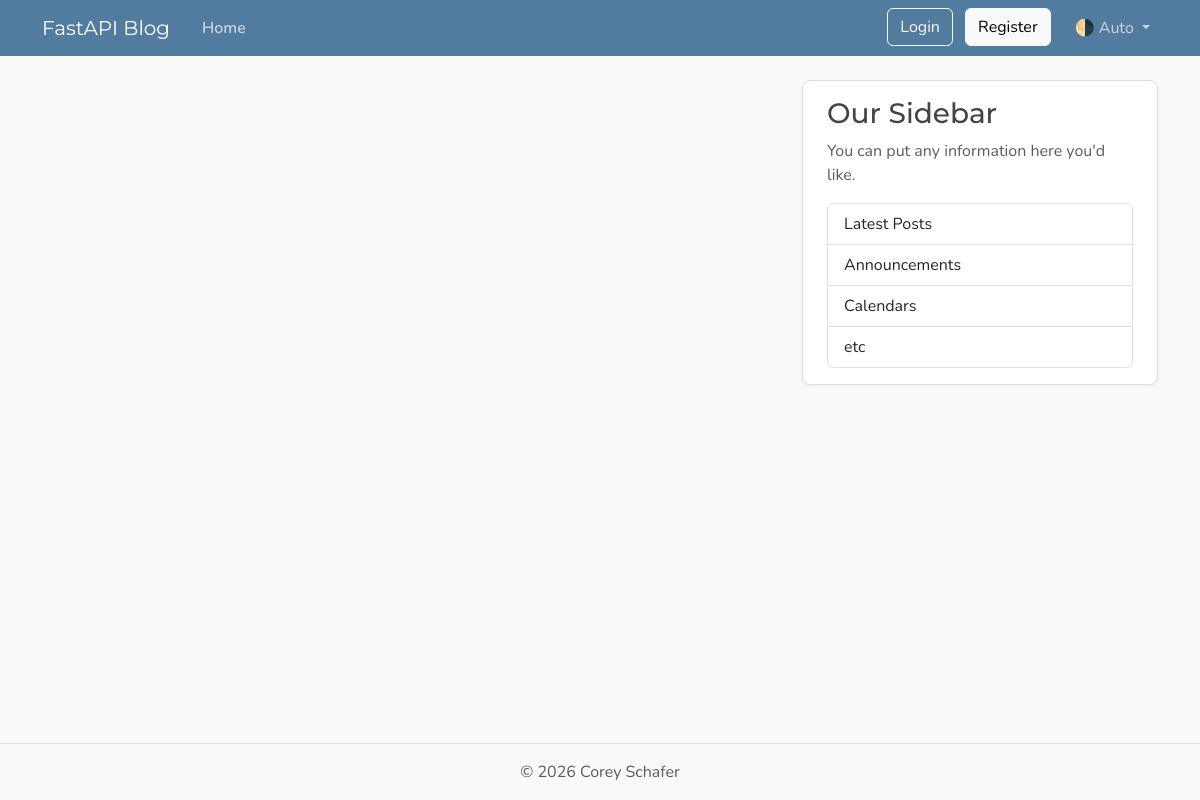
Page /posts on the earlier database version.
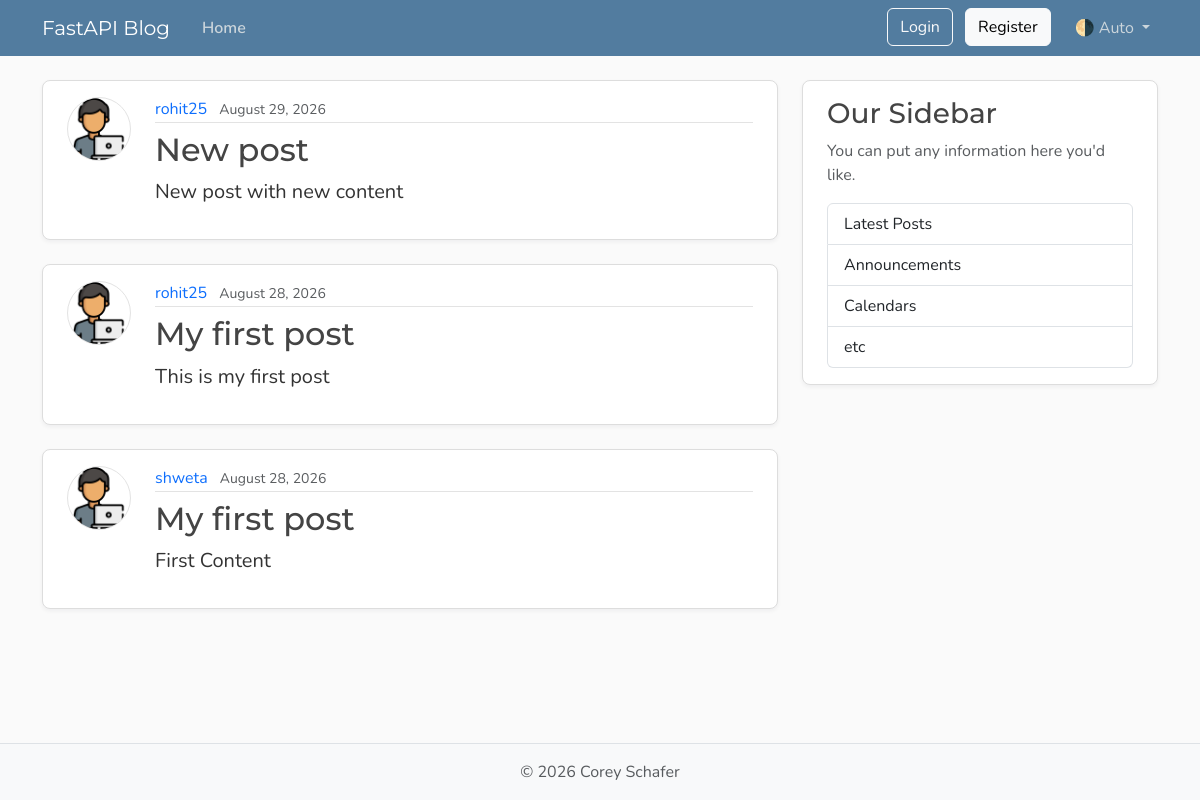
Same page on the later database version.
### models.py (models this page shows, shortened)
class Post(Base):
    __tablename__ = "posts"
    id: Mapped[int] = mapped_column(Integer, primary_key=True, index=True)
    title: Mapped[str] = mapped_column(String(100), nullable=False)
    content: Mapped[str] = mapped_column(Text, nullable=False)
    user_id: Mapped[int] = mapped_column(
        ForeignKey("users.id"),
        nullable=False,
        index=True
    )
    date_posted: Mapped[datetime] = mapped_column(
        DateTime(timezone=True),
        default=lambda: datetime.now(UTC)
    )
    author: Mapped[User] = relationship(back_populates="posts")

class User(Base):
    __tablename__ = "users"
    id: Mapped[int] = mapped_column(Integer, primary_key=True, index=True)
    username: Mapped[str] = mapped_column(String(50), unique=True, nullable=False)
    email: Mapped[str] = mapped_column(String(120), unique=True, nullable=False)
    password_hash: Mapped[str] = mapped_column(String(200), nullable=False)
    image_file: Mapped[str | None] = mapped_column(
        String(200),
        nullable=True,
        default=None
    )
    posts: Mapped[list[Post]] = relationship(back_populates="author", cascade="all, delete-orphan")

### main.py (the view)
@app.get("/",tags=["Home"], include_in_schema=False, name="home")
@app.get("/posts", include_in_schema=False, name="posts") # here we have stacked the decorators to make the same function respond to two different routes
async def home(request: Request, db: Annotated[AsyncSession,Depends(get_db)]):
    result = await db.execute(select(models.Post).options(selectinload(models.Post.author)).order_by(models.Post.date_posted.desc()))
    posts = result.scalars().all()
    return templates.TemplateResponse(request, 'home.html', context={"posts": posts, "title" : "Home"})

### templates/home.html (shortened to what this page needs)
{% extends "layout.html" %}
{% block content %}
    <div id="postsContainer">
        {% for post in posts %}
            <article class="content-section py-3 px-4 mb-4">
                <div class="d-flex align-items-start gap-4">
                    <img class="rounded-circle article-img flex-shrink-0"
                         src="{{ post.author.image_path }}"
                         alt="{{ post.author.username }}'s profile picture"
                         width="64"
                         height="64"
                         loading="lazy">
                    <div class="flex-grow-1">
                        <div class="article-metadata mb-2">
                            <a class="me-2"
                               href="{{ url_for("user_posts", user_id=post.author.id) }}">{{ post.author.username }}</a>
                            <small class="text-body-secondary">{{ post.date_posted.strftime("%B %d, %Y") }}</small>
                        </div>
                        <h2>
                            <a class="article-title"
                               href="{{ url_for("post_page", post_id=post.id) }}">{{ post.title }}</a>
                        </h2>
                        <p class="article-content">{{ post.content }}</p>
                    </div>
                </div>
            </article>
        {% endfor %}
    </div>
{% endblock content %}

### templates/layout.html (shortened to what this page needs)
<!DOCTYPE html>
<html lang="en">
    <head>
        <link href="https://cdn.jsdelivr.net/npm/bootstrap@5.3.8/dist/css/bootstrap.min.css"
              rel="stylesheet"
>
        <link rel="stylesheet"
              type="text/css"
              href="{{ url_for("static", path='css/main.css') }}">
    </head>
    <body class="d-flex flex-column min-vh-100">
        <header class="site-header">
            <nav class="navbar navbar-expand-md bg-steel fixed-top"
                 data-bs-theme="dark">
                <div class="container">
                    <a class="navbar-brand me-4" href="{{ url_for("home") }}">FastAPI Blog</a>
                    <div class="collapse navbar-collapse" id="navbarToggle">
                        <div class="navbar-nav me-auto">
                            <a class="nav-link active"
                               aria-current="page"
                               href="{{ url_for("home") }}">Home</a>
                        </div>
                        <div class="navbar-nav">
                            <div id="loggedOutNav">
                                <a class="btn btn-outline-light mb-2 mb-md-0 me-md-2"
                                   href="{{ url_for("login_page") }}">Login</a>
                                <a class="btn btn-light mb-2 mb-md-0 me-md-3"
                                   href="{{ url_for("register_page") }}">Register</a>
                            </div>
                            <div class="nav-item dropdown">
                                <a class="nav-link dropdown-toggle"
                                   href="#"
                                   role="button"
                                   id="bd-theme"
                                   data-bs-toggle="dropdown"
                                   aria-expanded="false">
                                    <span id="bd-theme-text">🌗 Auto</span>
                                </a>
                            </div>
                        </div>
                    </div>
                </div>
            </nav>
        </header>
        <main role="main" class="container">
            <div class="row">
                <div class="col-md-8">
                    {% block content %}
                    {% endblock content %}
                </div>
                <aside class="col-md-4">
                    <div class="content-section py-3 px-4 mb-4">
                        <h3>Our Sidebar</h3>
                        <p class="text-body-secondary">You can put any information here you'd like.</p>
                        <ul class="list-group">
                            <li class="list-group-item">Latest Posts</li>
                            <li class="list-group-item">Announcements</li>
                            <li class="list-group-item">Calendars</li>
                            <li class="list-group-item">etc</li>
                        </ul>
                    </div>
                </aside>
            </div>
        </main>
        <footer class="mt-auto py-3 bg-body-tertiary border-top">
            <div class="container text-center">
                <p class="text-body-secondary mb-0">
                    © <span id="year"></span> Corey Schafer
                </p>
            </div>
        </footer>
    </body>
</html>

### static/css/main.css (style rules this page uses)
:root { --font-heading: "Montserrat", system-ui, -apple-system, BlinkMacSystemFont, sans-serif; --font-body: "Nunito", system-ui, -apple-system, BlinkMacSystemFont, sans-serif; --color-bg-body: #fafafa; --color-bg-content: #ffffff; --color-text-primary: #333333; --color-text-heading: #444444; --color-steel: #527c9f; --color-nav-link: #cbd5db; --color-nav-link-hover: #ffffff; --color-link-hover: #428bca; --color-border: #dddddd; --color-border-light: #e3e3e3; --spacing-xl: 5rem; --article-img-size: 4rem; --account-img-size: 7.813rem; }
body { font-family: var(--font-body); background: var(--color-bg-body); color: var(--color-text-primary); }
main { padding-top: var(--spacing-xl); }
h1, h2, h3, h4, h5, h6 { font-family: var(--font-heading); color: var(--color-text-heading); }
.navbar-brand { font-family: var(--font-heading); }
a { text-decoration: none; }
.bg-steel { background-color: var(--color-steel); }
.site-header .navbar-nav .nav-link { color: var(--color-nav-link); transition: color 0.2s ease-in-out; }
.site-header .navbar-nav .nav-link.active { font-weight: 600; }
.content-section { background: var(--color-bg-content); border: 1px solid var(--color-border); border-radius: 0.5rem; box-shadow: 0 2px 4px rgba(15, 23, 42, 0.05); transition: box-shadow 0.15s ease, transform 0.15s ease, border-color 0.15s ease; }
.article-title { color: var(--color-text-heading); transition: color 0.2s ease-in-out; }
.article-content { white-space: pre-line; font-size: 1.25rem; }
.article-img { height: var(--article-img-size); width: var(--article-img-size); flex-shrink: 0; object-fit: cover; border: 1px solid var(--color-border-light); box-shadow: 0 0 0 2px var(--color-bg-content); }
.article-metadata { padding-bottom: 0.063rem; border-bottom: 1px solid var(--color-border-light); }
.article-metadata a { transition: color 0.2s ease-in-out; }
[data-bs-theme="dark"] { --color-bg-body: #1a1a1a; --color-bg-content: #2d2d2d; --color-text-primary: #e0e0e0; --color-text-heading: #f0f0f0; --color-border: #404040; --color-border-light: #4a4a4a; }

Differences in the rows shown:
added Post: author.username "rohit25", date_posted "August 29, 2026", title "New post", content "New post with new content"
added Post: author.username "rohit25", date_posted "August 28, 2026", title "My first post", content "This is my first post"
added Post: author.username "shweta", date_posted "August 28, 2026", title "My first post", content "First Content"
